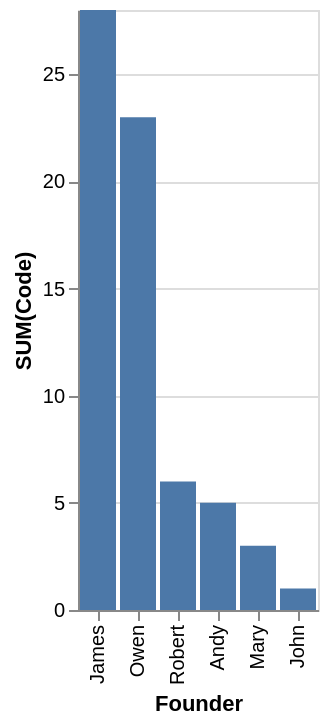

Vega-Lite specification stored for this chart:
### Vega-Lite specification from a JSON file in a GitHub repository (floating-point values rounded to 4 significant figures)
{"data": {"values": [{"x_data": "James", "y_data": 28}, {"x_data": "Owen", "y_data": 23}, {"x_data": "Robert", "y_data": 6}, {"x_data": "Andy", "y_data": 5}, {"x_data": "Mary", "y_data": 3}, {"x_data": "John", "y_data": 1}]}, "mark": "bar", "encoding": {"x": {"field": "x_data", "type": "nominal", "title": "Founder", "sort": {"op": "sum", "field": "y_data", "order": "descending"}}, "y": {"field": "y_data", "type": "quantitative", "title": "SUM(Code)"}}}
